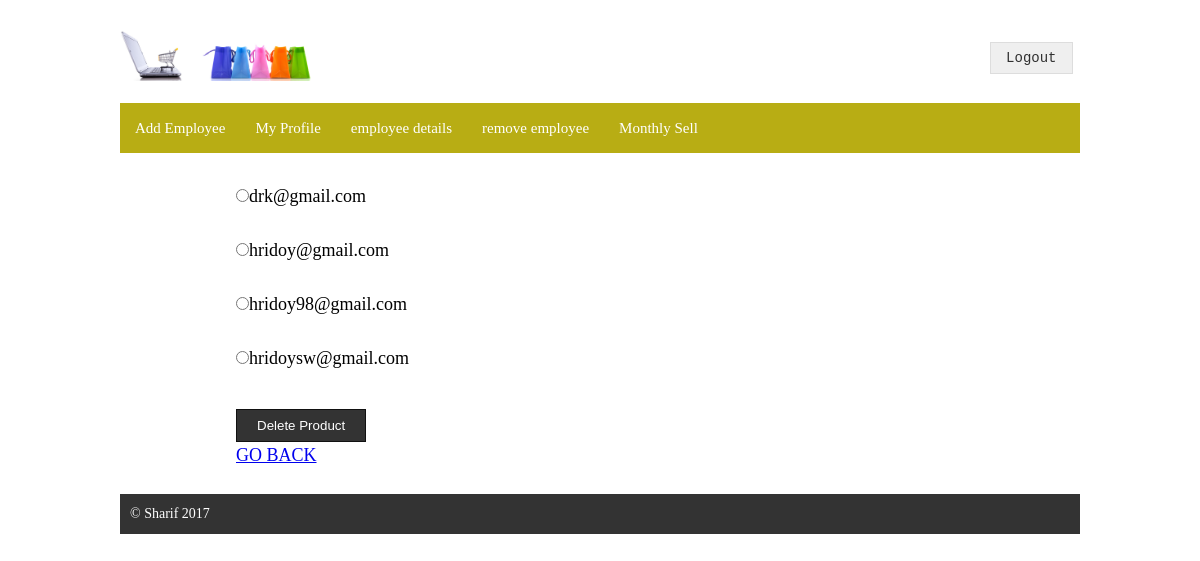
Screenshot of /admin2.php (signed in) with the database file from the repository.
### tables this page shows
CREATE TABLE `users` (
  `id` int(6) UNSIGNED NOT NULL,
  `firstName` varchar(100) NOT NULL,
  `lastName` varchar(100) NOT NULL,
  `email` varchar(100) NOT NULL,
  `password` varchar(255) NOT NULL,
  `birthday` date NOT NULL,
  `gender` varchar(20) NOT NULL,
  `phone` varchar(30) NOT NULL,
  `role` tinyint(1) NOT NULL DEFAULT '0',
  `signup_date` timestamp NOT NULL DEFAULT CURRENT_TIMESTAMP ON UPDATE CURRENT_TIMESTAMP
);

### admin2.php (the view, shortened to what this page needs)
<!DOCTYPE html>
<html>
<head>
	<link rel="stylesheet" type="text/css" href="style.css">
</head>
				<body>
	<div class="signup">
		<?php require 'template/header1.php'; ?>
		<?php require 'template/menu1.php'; ?>
<div class="maincontent">
			<div class="content">
<form action="admin3.php"" method="POST" >
<?php
	$conn = mysqli_connect("localhost", "root", "","sp1");
$sq2 = "SELECT * FROM users";
$result = mysqli_query($conn, $sq2)or die(mysqli_error());
if (mysqli_num_rows($result) > 0) {
    while($row = mysqli_fetch_assoc($result)) {
		if($row["role"]==2){
	   echo '<input type="radio" name="e1" value="'.$row["id"].'">'.$row["email"]."</br>"."</br>";
	   }
}
}
?>
<input type="submit" name="Submit" value="Delete Product" />
				</form>
<a href="profile.php">GO BACK</a>
</div>
</div>
		<div class="footer">
			<p>&copy; Sharif 2017</p>
		</div>
	</div>
</body>
</html>

### style.css (style rules this page uses)
* { margin: 0;padding: 0 }
body { font-family: arial\\\\\\; font-size: 14px; line-height: 20px; color: #000; }
.signup { width:960px; margin: 30px auto; display: block; overflow: hidden; }
.maincontent { overflow: hidden; margin-top: 30px; }
.content { float: right; width: 700px; margin-right:15%; line-height: 1.5; font-size:18px; }
.content input[type=submit] { padding: 8px 20px; background-color: #333; border: 1px solid #111; color: #fff; cursor: pointer; margin-top: 10px; }
.footer { background:#333; color: #fff; margin-top: 25px; padding: 10px; }

### rows the page displays
users: email "drk@gmail.com"
users: email "hridoy@gmail.com"
users: email "hridoy98@gmail.com"
users: email "hridoysw@gmail.com"
